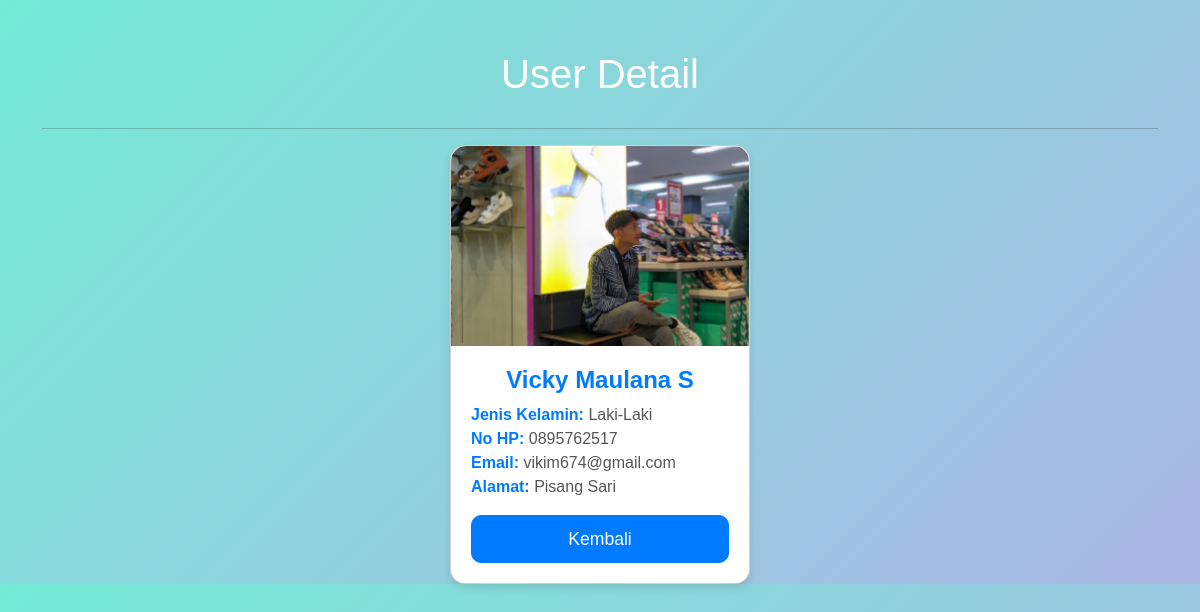
The app's page /detail.php?id=4 with its own data.
### tables this page shows
CREATE TABLE `tb_users` (
  `id` int(10) NOT NULL,
  `nama` varchar(255) NOT NULL,
  `alamat` varchar(255) NOT NULL,
  `nohp` char(13) NOT NULL,
  `jenis_kelamin` enum('Laki-Laki','Perempuan') NOT NULL,
  `email` varchar(100) NOT NULL,
  `foto` varchar(355) NOT NULL
);

### database.php (called while the page is built, shortened)
<?php
class Database
{
    public $host = 'localhost';
    public $username = 'root';
    public $password = '';
    public $database = 'db_php';
    public $connect;
    function __construct()
    {
        $this->connect = mysqli_connect($this->host, $this->username, $this->password);
        mysqli_select_db($this->connect, $this->database);
    }
    function editData($id)
    {
        $data = mysqli_query($this->connect, "SELECT * FROM tb_users WHERE id = '$id'");
        $rows = mysqli_fetch_all($data, MYSQLI_ASSOC);
        return $rows;
    }
}
?>

### detail.php (the view, shortened to what this page needs)
<?php
include 'database.php';
$db = new Database;
$detail = $db->editData($_GET['id']);
?>
<!doctype html>
<html lang="en">
<head>
    <link href="https://cdn.jsdelivr.net/npm/bootstrap@5.3.3/dist/css/bootstrap.min.css" rel="stylesheet"
>
</head>
<body>
    <div class="container">
        <h1>User Detail</h1>
        <hr>
        <?php
        foreach ($detail as $dataUser) {
            ?>
            <div class="card">
                <img src="uploads/<?php echo $dataUser['foto']; ?>" class="card-img-top" alt="User Photo">
                <div class="card-body">
                    <h5 class="card-title"><?php echo $dataUser['nama']; ?></h5>
                    <p class="card-text">
                        <strong>Jenis Kelamin:</strong> <?php echo $dataUser['jenis_kelamin']; ?><br>
                        <strong>No HP:</strong> <?php echo $dataUser['nohp']; ?><br>
                        <strong>Email:</strong> <?php echo $dataUser['email']; ?><br>
                        <strong>Alamat:</strong> <?php echo $dataUser['alamat']; ?>
                    </p>
                    <a href="index.php" class="btn btn-primary">Kembali</a>
                </div>
            </div>
            <?php
        }
        ?>
    </div>
</body>
</html>

### detail.php (style rules this page uses)
body { background: linear-gradient(135deg, #74ebd5 0%, #acb6e5 100%); font-family: 'Arial', sans-serif; color: #333; }
.container { margin-top: 50px; }
h1 { text-align: center; color: #fff; margin-bottom: 30px; }
.card { border-radius: 15px; box-shadow: 0 4px 8px rgba(0, 0, 0, 0.1); overflow: hidden; }
.card img { border-top-left-radius: 15px; border-top-right-radius: 15px; object-fit: cover; height: 200px; }
.card-body { padding: 20px; }
.card-title { font-size: 1.5rem; color: #007bff; font-weight: bold; text-align: center; }
.card-text { font-size: 1rem; color: #555; }
.card-text strong { color: #007bff; }
.btn-primary { background-color: #007bff; border-color: #007bff; width: 100%; padding: 10px; font-size: 1.1rem; border-radius: 10px; }
.card { margin: auto; width: 300px; background-color: #fff; }

### records on screen
tb_users: foto (picture), nama "Vicky Maulana S", jenis_kelamin "Laki-Laki", nohp "0895762517", email "vikim674@gmail.com", alamat "Pisang Sari"
